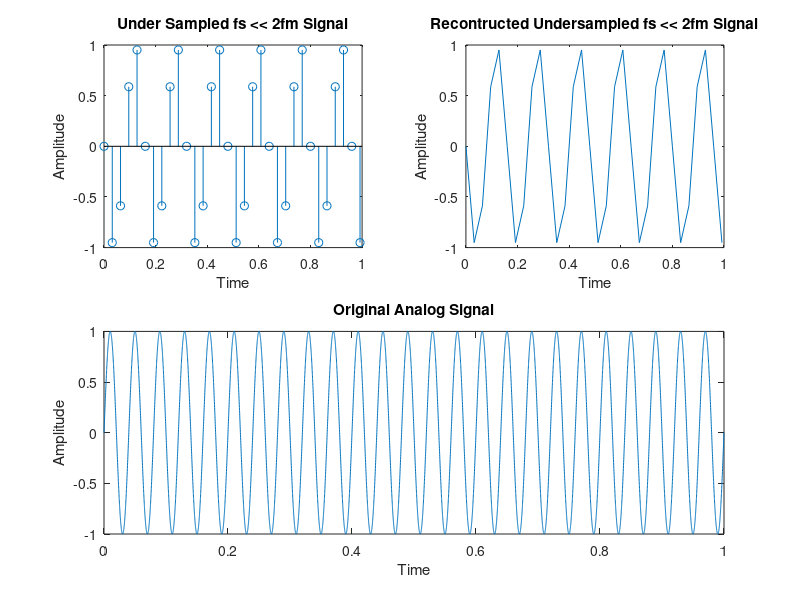
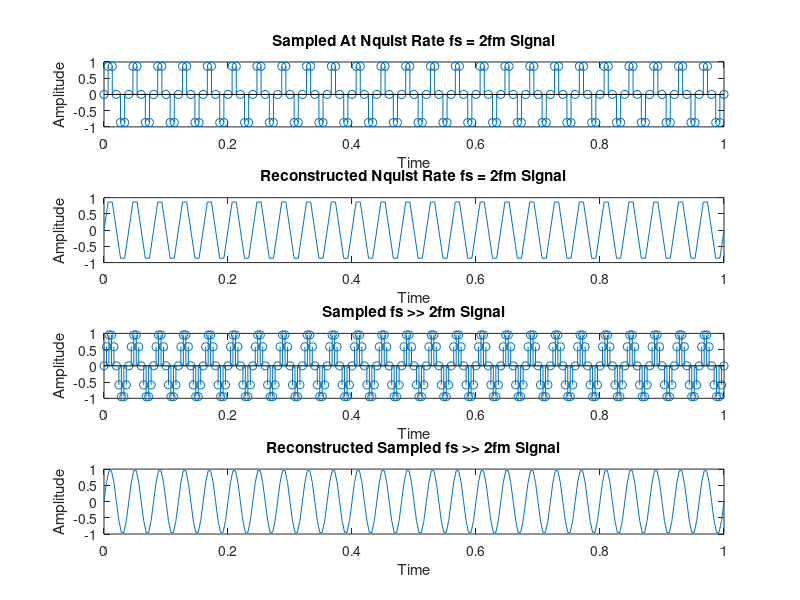

The MATLAB source for these figures, in order:
% Sampling Theorem

% SAMPLING OF ORIGINAL SIGNAL
t = 0:0.0001:1;
fm = 25;
x = sin(2*pi*fm*t);
figure(1);
subplot(2,2,[3,4]);
plot(t,x);
xlabel('Time');
ylabel('Amplitude');
title('Original Analog Signal');

% SAMPLING OF RECONSTRUCTED UNDER SAMPLED SIGNAL
fs = 1.25*fm;
n = 0:1/fs:1;
xn = sin(2*pi*fm*n);
subplot(2,2,1);
stem(n,xn);
xlabel('Time');
ylabel('Amplitude');
title('Under Sampled fs << 2fm Signal');

% SAMPLING FREQUENCY OF fs << 2fm SIGNAL
subplot(2,2,2);
plot(n,xn);
xlabel('Time');
ylabel('Amplitude');
title('Recontructed Undersampled fs << 2fm Signal');

% ANALOG SIGNAL SAMPLES AT NQUIST RATE
fs = 6*fm;
n = 0:1/fs:1;
xn = sin(2*pi*fm*n);
figure(2);
subplot(4,1,1);
stem(n,xn);
xlabel('Time');
ylabel('Amplitude');
title('Sampled At Nquist Rate fs = 2fm Signal');

% RECONSTRUCTED SIGNAL AT NQUIST RATE
subplot(4,1,2);
plot(n,xn);
xlabel('Time');
ylabel('Amplitude');
title('Reconstructed Nquist Rate fs = 2fm Signal');

% SAMPLING FREQUENCY OF fs >> 2fm SIGNAL
fs = 10*fm;
n = 0:1/fs:1;
xn = sin(2*pi*fm*n);
subplot(4,1,3);
stem(n,xn);
xlabel('Time');
ylabel('Amplitude');
title('Sampled fs >> 2fm Signal');

% RECONSTRUCTED SAMPLED fs >> 2fm SIGNAL
subplot(4,1,4);
plot(n,xn);
xlabel('Time');
ylabel('Amplitude');
title('Reconstructed Sampled fs >> 2fm Signal');